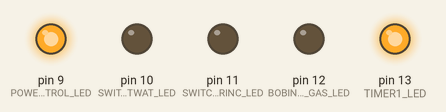
A sketch run on a simulated Arduino Uno, built with avr-gcc and run on an emulated ATmega328P. Parts: output pins drawn as LEDs (lit = HIGH).

Above: at 3.09 s.
At 3.46 s:
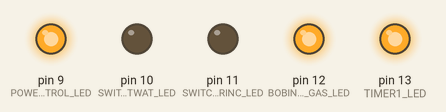
At 4.03 s:
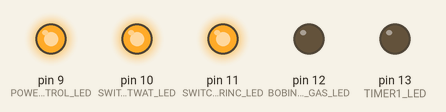
At 5.15 s:
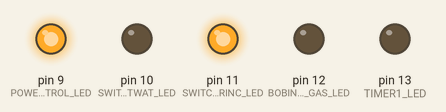
At 6.09 s:
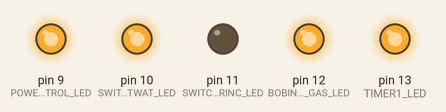
At 7.21 s:
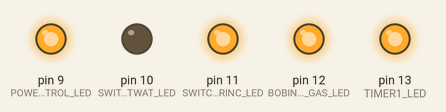
Timing chart, 0 to 7.5 s (numbered marks = the images above):
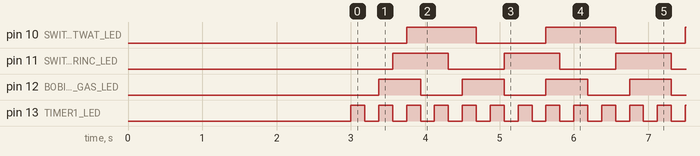

The sketch:

HotWater_Control.ino
```cpp
/*
|  CS12  |  CS11  |  CS10  |  Description                       |
|:-------|:------:|:------:|:----------------------------------:|
|   0    |    0   |    0   |  No clock source(timer stop)       |
|   0    |    0   |    1   |  clk / 1                           |
|   0    |    1   |    0   |  clk / 8                           |
|   0    |    1   |    1   |  clk / 64                          |
|   1    |    0   |    0   |  clk / 256                         |
|   1    |    0   |    1   |  clk / 1024                        |
|   1    |    1   |    0   |  External clock source no T1 pin.  |
|   1    |    1   |    1   |  External clock source no T1 pin.  |
*/
#define version "0.1.5"
#define TIMER1_LED  13
#define BOBINA_SOLENOIDE_GAS_LED 12//Solenoide que abre la llave de gas
#define SWITCH_ENERGIA_PRINC_LED 11//switch que activa la chispa alto voltaje para que encienda el gas
#define SWITCH_RESIST_HOTWAT_LED 10//Resistencia que calienta la agua en la regadera
#define POWER_CONTROL_LED         9//Controla la base del MOSFET que alimenta los transistores que activan los reles

volatile boolean timer1_out = HIGH;
volatile boolean timer2_out = HIGH;
volatile boolean timer3_out = HIGH;
volatile boolean timer4_out = HIGH;


unsigned char count1,count2,count3;


// Timer1 interrupt-----------------------------------------------
ISR (TIMER1_COMPA_vect) {
  digitalWrite(TIMER1_LED, timer1_out);
  timer1_out = !timer1_out;

  if(++count1>2){count1=0;
      digitalWrite(BOBINA_SOLENOIDE_GAS_LED,timer2_out);
      timer2_out=!timer2_out;}

  if(++count2>3){count2=0;
      digitalWrite(SWITCH_ENERGIA_PRINC_LED,timer3_out);
      timer3_out=!timer3_out;}

  if(++count3>4){count3=0;
      digitalWrite(SWITCH_RESIST_HOTWAT_LED,timer4_out);
      timer4_out=!timer4_out;}

}//fin de insterrupcion del timer1-----------------------------


void setup() {
  pinMode(TIMER1_LED, OUTPUT);
  pinMode(BOBINA_SOLENOIDE_GAS_LED,OUTPUT);
  pinMode(SWITCH_RESIST_HOTWAT_LED,OUTPUT);
  pinMode(SWITCH_ENERGIA_PRINC_LED,OUTPUT);
  pinMode(POWER_CONTROL_LED,OUTPUT);
  delay(3000);
  setupTimer();
  setTimer1(3);
  digitalWrite(POWER_CONTROL_LED,1);//se activan los reles.
}//fin setup---------------------------------

void loop() {
}

void setupTimer() {
  cli();
  initTimer1();
  sei();
  }//fin de setup timer ---------------------------

void initTimer1() {
  TCCR1A = 0;
  TCCR1B = 0;
  TCNT1 = 0;
  OCR1A = 10000;
 // TCCR1B = bit(WGM12) | bit(CS12)| bit(CS10);  // WGM12 => CTC(Clear Timer on Compare Match), CS12 & CS10  => prescaler 1/1024
  TCCR1B = bit(WGM12) | bit(CS11)| bit(CS10);
  TIMSK1 = bit(OCIE1A);                        // OCIE1A => Timer1 compare match A interrupt
}//fin de initializaer timer 1--------------------------------


void setTimer1(float _time) {
  long cnt = 16000000 / 1024 * _time;  // cnt = clk / prescaler * time(s)
  if(cnt > 65535) {
    cnt = 65535;         // "timer1 16bit counter over."
  }
  OCR1A = cnt;           // Output Compare Register Timer1A
  TIMSK1 = bit(OCIE1A);
}//fin de set timer 1-------------------------------------

void stopTimer1(){
    TIMSK1 = 0;
}//fin de sstop timer---------------------------------------
```

Measured:
- by itself, pin 10 (SWITCH_RESIST_HOTWAT_LED): alternates HIGH for 0.94 s and LOW for 0.94 s
- by itself, pin 11 (SWITCH_ENERGIA_PRINC_LED): alternates HIGH for 0.75 s and LOW for 0.75 s
- by itself, pin 12 (BOBINA_SOLENOIDE_GAS_LED): alternates HIGH for 0.56 s and LOW for 0.56 s
- by itself, pin 13 (TIMER1_LED): alternates HIGH for 0.19 s and LOW for 0.19 s
